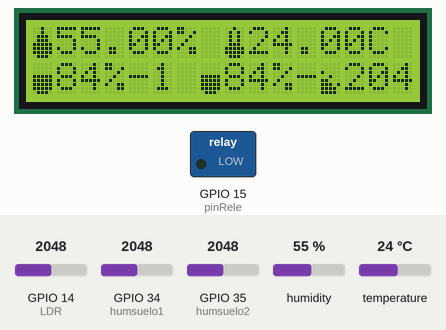
The sketch below on a simulated ESP32. Parts: 16×2 character LCD, switched loads named in the sketch (green lamp = pin HIGH). The inputs (shaded band) are chosen by the test bench; at power-on: GPIO 34 (humsuelo1) = 2048, humidity 55 %, GPIO 14 (LDR) = 2048, GPIO 35 (humsuelo2) = 2048, temperature 24 °C. WiFi joins after 1.5 s; servers stay silent unless stated; what the sketch prints to the serial monitor is not drawn.

Above: at 3.9 s.
4.0 s: GPIO 34 (humsuelo1) set to 3331
At 6.5 s:
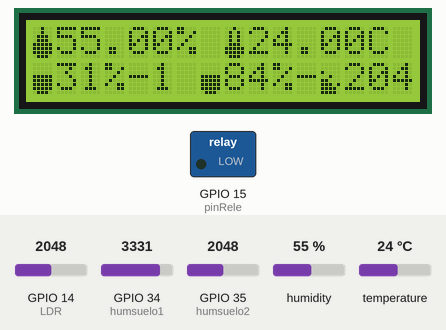
11.8 s: GPIO 34 (humsuelo1) set to 3428
At 14.4 s:
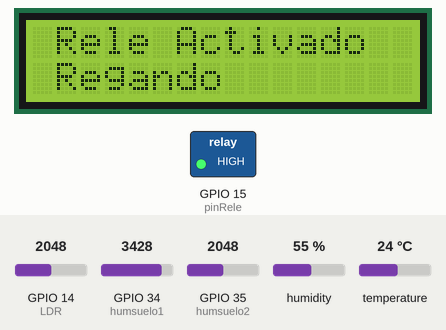
19.6 s: humidity set to 22 %
At 22.4 s:
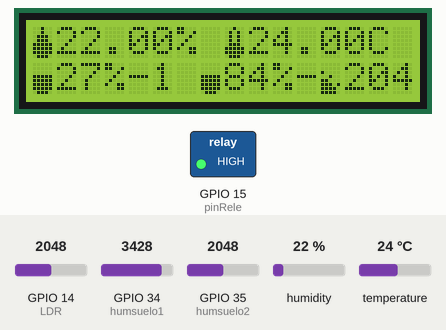
24.8 s: GPIO 14 (LDR) set to 2866
At 28.5 s:
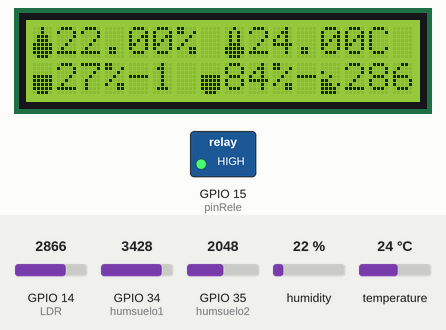
31.0 s: GPIO 35 (humsuelo2) set to 2866
At 34.5 s:
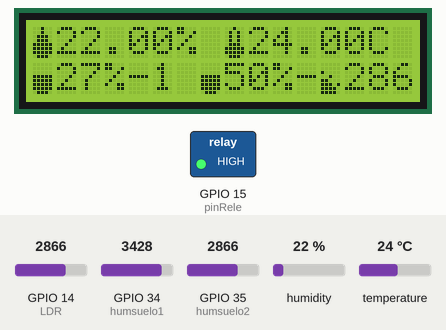
37.2 s: temperature set to 12 °C
At 40.6 s:
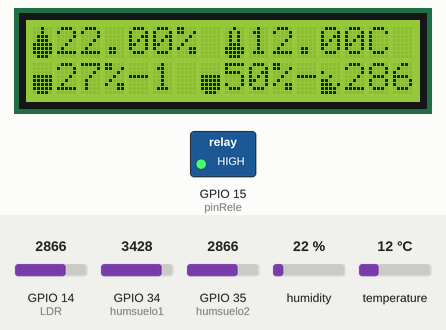
Timing chart, 0 to 42.1 s (numbered marks = the images above; inputs shaded):
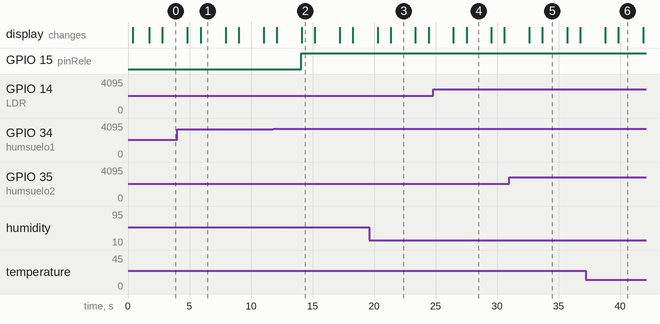

The sketch:

Muestra_de_Proyecto.ino
```cpp
#include <WiFi.h>
#include <WiFiUdp.h>
#include <HTTPClient.h>
#include <ArduinoJson.h>
#include <Wire.h>
#include <LiquidCrystal_I2C.h>
#include <DHT.h>

LiquidCrystal_I2C lcd(0x27, 16, 2);

// DHT11 Sensor
#define DHTPIN 12
#define DHTTYPE DHT11
DHT dht(DHTPIN, DHTTYPE);
float humidity;
float temperature;

// Humedad en tierra Sensores
const int humsuelo1 = 34;  // Primer sensor de humedad en tierra
const int humsuelo2 = 35;
//const int humsuelo2 = 14;  // Segundo sensor de humedad en tierra
int valHumsuelo1;
int valHumsuelo2;

// LDR Sensor
const int LDR = 14;
int ValorLDR;
float luzPorcentaje;

// Relay
const int pinRele = 15;
const int maxHumedadSuelo = 30;  // Umbral de humedad del suelo

// WiFi Credenciales
//const char *ssid = "IUB.STUDENTS";
//const char *password = "1U3.res.soc";

const char *ssid = "Familia Cera";
const char *password = "D1001892527a";

//const char *ssid = "TECNO";
//const char *password = "prueba2.0";

const char *apiUrl = "http://127.0.0.1:8000"; // URL de la API

/***************Caracteres Especiales*************/
byte humeS[] = {
  B00000, B00000, B00000, B11111, B11111, B11111, B11111, B01110
};

byte tempChar[] = {
  B00100, B01010, B01010, B01010, B01110, B11111, B11111, B01110
};

byte humeChar[] = {
  B00100, B00100, B01110, B01110, B11111, B11111, B11111, B01110
};

byte errorChar[] = {
  B00000, B10101, B01010, B10101, B00000, B01010, B11111, B00000
};

byte solChar[] = {
  B00000, B00000, B10000, B00100, B11000, B11101, B11110, B11110
};

byte wifiChar[] = {
  B00000, B00000, B00000, B00001, B00011, B00111, B01111, B11111
};

/************************************************/

void setup() {
  // Initialize LCD
  lcd.init();
  lcd.backlight();

  Serial.begin(115200);

  // Create special characters
  lcd.createChar(0, humeS);
  lcd.createChar(1, tempChar);
  lcd.createChar(2, humeChar);
  lcd.createChar(3, errorChar);
  lcd.createChar(4, solChar);
  lcd.createChar(5, wifiChar);
  lcd.home();

  // Connect to WiFi
  WiFi.begin(ssid, password);
  int attempts = 0;
  const int maxAttempts = 20;

  while (WiFi.status() != WL_CONNECTED && attempts < maxAttempts) {
    delay(250);
    Serial.print("Conectando");
    Serial.println(".");

    lcd.setCursor(0, 0);
    lcd.print("Conectando");
    lcd.setCursor(0, 1);
    lcd.print(".");

    attempts++;
  }

  if (WiFi.status() == WL_CONNECTED) {
    Serial.println("");
    Serial.println("Conexion establecida");
    Serial.println("Dirección IP: ");

    lcd.setCursor(0, 0);
    lcd.print("Conexion WIFI");
    lcd.write(byte(5));
    lcd.setCursor(0, 1);
    lcd.print("IP: ");
    lcd.print(WiFi.localIP());
    Serial.println(WiFi.localIP());
  } else {
    Serial.println("");
    Serial.println("No se pudo conectar a la red WiFi");

    lcd.setCursor(0, 0);
    lcd.print("No se pudo");
    lcd.setCursor(0, 1);
    lcd.print("Conectar a WiFi");
    delay(5000);
  }

  // Initialize DHT11 Sensor
  Serial.println(F("Prueba del sensor DHTxx"));
  dht.begin();

  // Initialize pins
  pinMode(humsuelo1, INPUT);
  pinMode(humsuelo2, INPUT);
  pinMode(LDR, INPUT);
  pinMode(pinRele, OUTPUT);
  digitalWrite(pinRele, LOW);

  lcd.clear();
  lcd.setCursor(2, 0);
  lcd.print("BIENVENIDOS");
  lcd.setCursor(2, 1);
  lcd.print("I feel good");

  delay(1000);
}

void loop() {
  //humedadSuelo();
  sensores();
  //sendDato();

  // Control del relé basado en la humedad del suelo (solo usando el primer sensor)
    if (valHumsuelo1 < maxHumedadSuelo) {
    digitalWrite(pinRele, HIGH);  // Activa el relé
    Serial.println("Relé activado: Riego encendido");
    lcd.clear();
    lcd.setCursor(0, 0);
    lcd.print(" Rele Activado");
    lcd.setCursor(0, 1);
    lcd.print(" Regando");
  } else {
    digitalWrite(pinRele, LOW);  // Desactiva el relé
    Serial.println("Relé desactivado: Riego apagado");
    lcd.clear();
    lcd.setCursor(0, 0);
    lcd.print(" Rele Desactivado");
    lcd.setCursor(0, 1);
    lcd.print(" Riego Apagado");
  }

  delay(1000);

}

/*           Json para mandar los datos           */
/*
void sendDato(){

  // Ejecutar la función solo si no se ha ejecutado

    HTTPClient http;  // Declarar una instancia de HTTPClient
    String url = String(apiUrl) + "/create_lectura";

    http.begin(url); // Asignar URL
    http.addHeader("Content-Type", "application/json");

    // Obtener la hora del servidor NTP
    timeClient.update();
    String hora_colombiana = timeClient.getFormattedTime();

    // Crear un JSON con los valores necesarios
    const size_t bufferSize = JSON_OBJECT_SIZE(7);
    DynamicJsonDocument doc(bufferSize);

    // Asignar los valores del JSON
    doc["id_info"] = id;
    doc["temp_ambiente"] = String(temperature); // Convertir el float a String para el JSON
    doc["hume_ambiente"] = String(humidity);
    doc["hume_suelo"] = valHumsuelo1;
    doc["luz_porcen"] = luzPorcentaje; // Valor de suciedad en porcentaje
    doc["fecha"] = fecha_actual;
    doc["hora"] = hora_colombiana;
    doc["id_planta"] = id_planta;

    String output;
    serializeJson(doc, output);
    Serial.println(output);

    int httpResponseCode = http.POST(output);  // Realizar la solicitud POST con el JSON

    if (httpResponseCode > 0) {
      String payload = http.getString();
      Serial.println("Respuesta POST con datos JSON: " + payload);
    } else {
      Serial.println("Error en la solicitud POST con datos JSON");
    }

}
*/

void sensores() {
  /**********************Sensor DTH11********************/
  humidity = dht.readHumidity();
  temperature = dht.readTemperature();

  if (isnan(humidity) || isnan(temperature)) {
    Serial.println(F("Error al leer la humedad!"));
    Serial.println(F("Error al leer la temperatura!"));
    lcd.clear();
    lcd.setCursor(0, 0);
    lcd.write(byte(3));
    lcd.print(" Error con");
    lcd.setCursor(0, 1);
    lcd.print(" Los sensores");
  } else {
    Serial.print("Humedad: ");
    Serial.print(humidity);
    Serial.println(" %");
    Serial.print("Temperatura: ");
    Serial.print(temperature);
    Serial.println(" °C");

    lcd.clear();
    lcd.setCursor(0, 0);
    lcd.write(byte(2));
    lcd.print(humidity);
    lcd.print("% ");
    lcd.write(byte(1));
    lcd.print(temperature);
    lcd.print("C ");
  }

  /**********************Sensores Humedad En Suelo********************/

  valHumsuelo1 = analogRead(humsuelo1);
  valHumsuelo1 = map(valHumsuelo1, 4095, 1700, 0, 99);
  //durante la calibracion 1700 fue lo mas bajo que saco, lo que quiere decir que seria lo mas mojado que detecta el sensor
  valHumsuelo2 = analogRead(humsuelo2);
  valHumsuelo2 = map(valHumsuelo2, 4095, 1700, 0, 99);

  // Print values
  Serial.print("Humedad del suelo 1: ");
  Serial.print(valHumsuelo1);
  Serial.println(" %");

  Serial.print("Humedad del suelo 2: ");
  Serial.print(valHumsuelo2);
  Serial.println(" %");

  lcd.setCursor(0, 1);
  lcd.write(byte(0));
  lcd.print(valHumsuelo1);
  lcd.print("%-1 ");
  lcd.write(byte(0));
  lcd.print(valHumsuelo2);
  lcd.print("%-2 ");

  /**********************Sensor LDR********************/
  ValorLDR = analogRead(LDR);
  int VMinimo = 0; // Es cuando m
  int VMaximo = 3000; // Es cuando mas luz hay

  luzPorcentaje = map(ValorLDR, VMinimo, VMaximo, 0, 100);

  Serial.print("Porcentaje de luz: ");
  Serial.print(luzPorcentaje);
  Serial.println(" %");

  lcd.setCursor(12, 1);
  lcd.write(byte(4));
  lcd.print(ValorLDR);

  delay(2000);
  Serial.println("----");
  Serial.println("");


}
/*
void humedadSuelo() {
  valHumsuelo1 = analogRead(humsuelo1);
  valHumsuelo1 = map(valHumsuelo1, 4095, 1700, 0, 99);
  //durante la calibracion 1700 fue lo mas bajo que saco, lo que quiere decir que seria lo mas mojado que detecta el sensor
  valHumsuelo2 = analogRead(humsuelo2);
  valHumsuelo2 = map(valHumsuelo2, 4095, 1700, 0, 99);

  // Print values
  Serial.print("Humedad del suelo 1: ");
  Serial.print(valHumsuelo1);
  Serial.println(" %");

  Serial.print("Humedad del suelo 2: ");
  Serial.print(valHumsuelo2);
  Serial.println(" %");

  lcd.setCursor(0, 1);
  lcd.write(byte(0));
  lcd.print(valHumsuelo1);
  lcd.print("% ");
  lcd.write(byte(0));
  lcd.print(valHumsuelo2);
  lcd.print("% ");
}
*/
```

Measured:
- the behaviour switches between 3369 and 3370 on GPIO 34 (humsuelo1) (found by bisection; images 1 and 2)
- after the input at 4.0 s, the display: first differs from a run without the input after 1.9 s (image 1)
- after the input at 11.8 s, GPIO 15 (pinRele): LOW → HIGH after 2.3 s; the display: first changes after 0.28 s (image 2 shows a later state)
- after the input at 19.6 s, the display: first differs from a run without the input after 1.7 s (image 3)
- after the input at 24.8 s, the display: first differs from a run without the input after 2.7 s (image 4)
- after the input at 31.0 s, the display: first differs from a run without the input after 2.7 s (image 5)
- after the input at 37.2 s, the display: first differs from a run without the input after 2.7 s (image 6)
